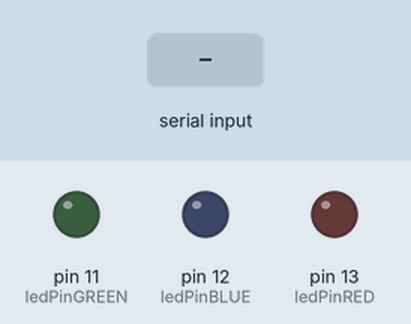
This sketch was run on a simulated Arduino Uno, built with avr-gcc and run on an emulated ATmega328P. Parts: output pins drawn as LEDs (lit = HIGH). The inputs (shaded band) are chosen by the test bench. What the sketch prints to the serial monitor is not drawn.

Above: at 1.2 s.
1.3 s: "p" received over Serial
At 2.4 s:
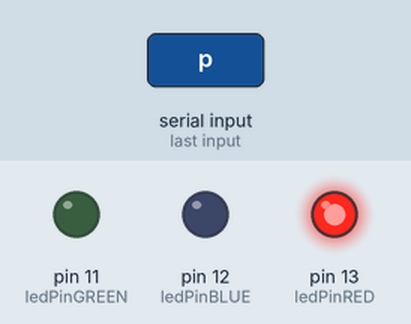
2.8 s: "a" received over Serial
At 3.6 s:
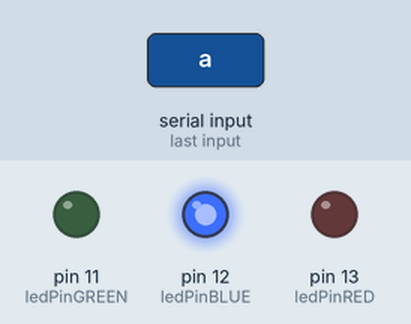
4.3 s: "r" received over Serial
At 4.7 s:
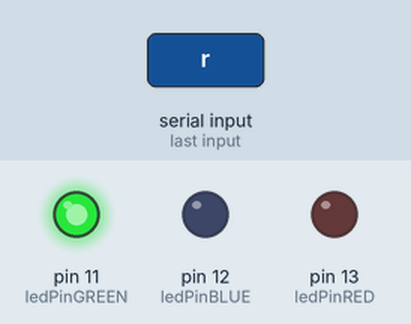
5.8 s: "s" received over Serial
At 7.1 s:
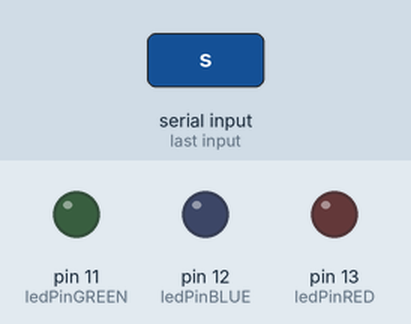
Timing chart, 0 to 8.3 s (numbered marks = the images above; inputs shaded):
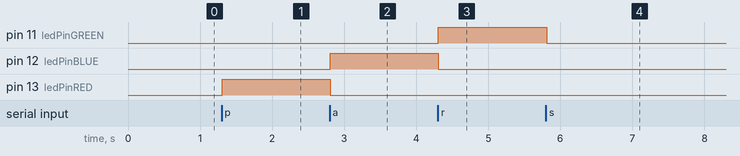

The sketch:

sharpdevelop_arduino.ino
```cpp
//Arduino Control
//Setup Pinout
int ledPinRED   = 13;
int ledPinBLUE  = 12;
int ledPinGREEN = 11;
int incomingByte = 0;
//the setup() method runs once, when the sketch starts
void setup()
{
  //initialize the digital pin as an output
  pinMode(ledPinRED,   OUTPUT);
  pinMode(ledPinBLUE,  OUTPUT);
  pinMode(ledPinGREEN, OUTPUT);
  Serial.begin(9600);
}
//the loop() method runs over and over again,
//as long as the Arduio has power
void loop()
{
  //read the incoming byte
  incomingByte = Serial.read();
  if (incomingByte != -1);
  {
    Serial.println(incomingByte);
    if (incomingByte == 112)//p
    {
      digitalWrite(ledPinRED, HIGH);
      digitalWrite(ledPinBLUE, LOW);
      digitalWrite(ledPinGREEN, LOW);
    }
    else if (incomingByte ==97)//a
    {
      digitalWrite(ledPinBLUE, HIGH);
      digitalWrite(ledPinRED, LOW);
      digitalWrite(ledPinGREEN, LOW);
    }
    else if (incomingByte == 114)//r
    {
      digitalWrite(ledPinGREEN, HIGH);
      digitalWrite(ledPinRED, LOW);
      digitalWrite(ledPinBLUE, LOW);
    }
    else if (incomingByte == 115)//s
    {
      digitalWrite(ledPinRED, LOW);
      digitalWrite(ledPinBLUE, LOW);
      digitalWrite(ledPinGREEN, LOW);
    }
  }
}
```

Measured:
- after the input at 1.3 s, pin 13 (ledPinRED): LOW → HIGH at once
- after the input at 2.8 s, pin 12 (ledPinBLUE): LOW → HIGH at once; pin 13 (ledPinRED): HIGH → LOW at once
- after the input at 4.3 s, pin 11 (ledPinGREEN): LOW → HIGH at once; pin 12 (ledPinBLUE): HIGH → LOW at once
- after the input at 5.8 s, pin 11 (ledPinGREEN): HIGH → LOW at once
